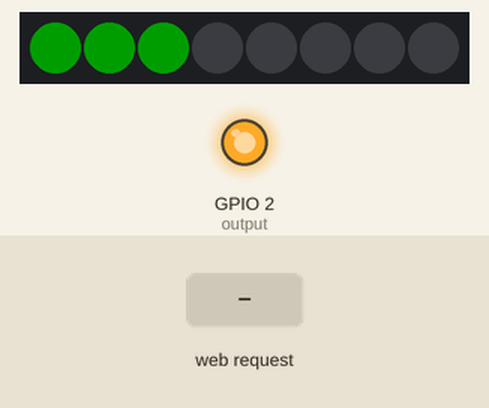
This program was run on a simulated ESP8266 (Wemos D1 mini). On the bench: 8 RGB LEDs in strip order, left to right, output pins drawn as LEDs (lit = HIGH). The inputs (shaded band) are chosen by the test bench. Dim RGB values are drawn brighter than linear; WiFi joins after 1.5 s; servers stay silent unless stated; what the program prints to the serial monitor is not drawn.

Above: at 2.7 s.
2.8 s: HTTP request GET /on received
At 3.4 s:
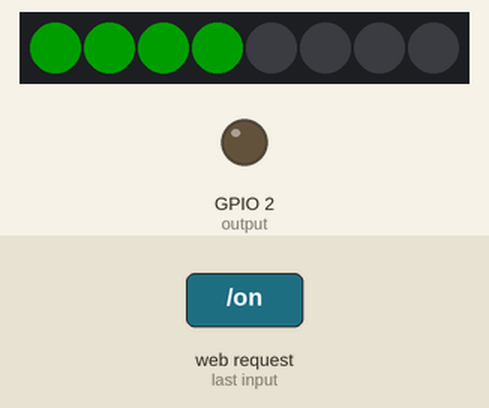
At 5.4 s:
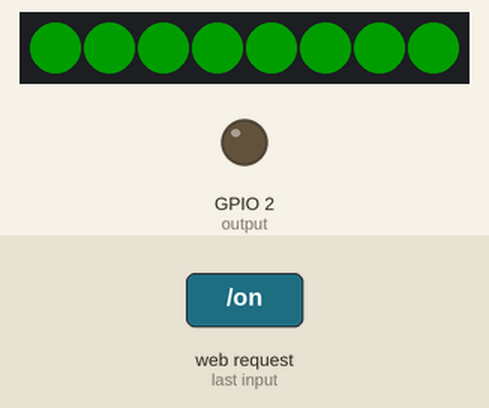
Timing chart, 0 to 11.8 s (numbered marks = the images above; inputs shaded):
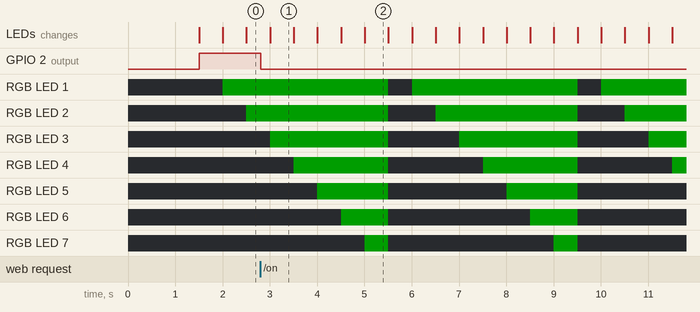

Measured:
- after the input at 2.8 s, GPIO 2 (output): HIGH → LOW at once
- what the display in image 1 shows lasts 0.5 s, from 3.0 s to 3.5 s

The program:

main.cpp
```cpp
/*
  Rui Santos
  Complete project details
   - Arduino IDE: https://RandomNerdTutorials.com/esp8266-nodemcu-ota-over-the-air-arduino/
   - VS Code: https://RandomNerdTutorials.com/esp8266-nodemcu-ota-over-the-air-vs-code/

  This sketch shows a Basic example from the AsyncElegantOTA library: ESP8266_Async_Demo
  https://github.com/ayushsharma82/AsyncElegantOTA
*/

#include <Arduino.h>
#include <ESP8266WiFi.h>
#include <ESPAsyncTCP.h>
#include <ESPAsyncWebServer.h>
#include <AsyncElegantOTA.h>

const char *ssid = "mejsebo1";
const char *password = "byvejen55";

const int output = 2;

#include <Adafruit_NeoPixel.h>
#define RGBPIN 6
#define NUM_LED 8
#define DELAYVAL 500

// Parameter 1 = number of pixels in strip
// Parameter 2 = Arduino pin number (most are valid)
// Parameter 3 = pixel type flags, add together as needed:
//   NEO_KHZ800  800 KHz bitstream (most NeoPixel products w/WS2812 LEDs)
//   NEO_KHZ400  400 KHz (classic 'v1' (not v2) FLORA pixels, WS2811 drivers)
//   NEO_GRB     Pixels are wired for GRB bitstream (most NeoPixel products)
//   NEO_RGB     Pixels are wired for RGB bitstream (v1 FLORA pixels, not v2)
//   NEO_RGBW    Pixels are wired for RGBW bitstream (NeoPixel RGBW products)
Adafruit_NeoPixel strip = Adafruit_NeoPixel(NUM_LED, RGBPIN, NEO_GRB + NEO_KHZ800);


// HTML web page
const char index_html[] PROGMEM = R"rawliteral(
<!DOCTYPE HTML><html>
  <head>
    <title>ESP Pushbutton Web Server</title>
    <meta name="viewport" content="width=device-width, initial-scale=1">
    <style>
      body { font-family: Arial; text-align: center; margin:0px auto; padding-top: 30px;}
      .button {
        padding: 10px 20px;
        font-size: 24px;
        text-align: center;
        outline: none;
        color: #fff;
        background-color: #2f4468;
        border: none;
        border-radius: 5px;
        box-shadow: 0 6px #999;
        cursor: pointer;
        -webkit-touch-callout: none;
        -webkit-user-select: none;
        -khtml-user-select: none;
        -moz-user-select: none;
        -ms-user-select: none;
        user-select: none;
        -webkit-tap-highlight-color: rgba(0,0,0,0);
      }
      .button:hover {background-color: #1f2e45}
      .button:active {
        background-color: #1f2e45;
        box-shadow: 0 4px #666;
        transform: translateY(2px);
      }
    </style>
  </head>
  <body>
    <h1>ESP Pushbutton Web Server</h1>
    <button class="button" onmousedown="toggleCheckbox('on');" ontouchstart="toggleCheckbox('on');" onmouseup="toggleCheckbox('off');" ontouchend="toggleCheckbox('off');">LED PUSHBUTTON</button>
   <script>
   function toggleCheckbox(x) {
     var xhr = new XMLHttpRequest();
     xhr.open("GET", "/" + x, true);
     xhr.send();
   }
  </script>
  </body>
</html>)rawliteral";

void notFound(AsyncWebServerRequest *request)
{
  request->send(404, "text/plain", "Not found");
}

AsyncWebServer server(80);

void setup(void)
{
  Serial.begin(115200);
  WiFi.mode(WIFI_STA);
  WiFi.begin(ssid, password);
  Serial.println("");

  // Wait for connection
  while (WiFi.status() != WL_CONNECTED)
  {
    delay(500);
    Serial.print(".");
  }
  Serial.println("");
  Serial.print("Connected to ");
  Serial.println(ssid);
  Serial.print("IP address: ");
  Serial.println(WiFi.localIP());

  pinMode(output, OUTPUT);
  digitalWrite(output, HIGH);

  strip.begin();
  strip.setBrightness(50);
  strip.show(); // Initialize all pixels to 'off'

  // Send web page to client
  server.on("/", HTTP_GET, [](AsyncWebServerRequest *request)
            { request->send_P(200, "text/html", index_html); });

//  server.on("/", HTTP_GET, [](AsyncWebServerRequest *request)
//            { request->send(200, "text/plain", "Hi! I am ESP8266."); });

  // Receive an HTTP GET request
  server.on("/on", HTTP_GET, [](AsyncWebServerRequest *request)
            {
    digitalWrite(output, LOW);
    request->send(200, "text/plain", "ok"); });

  // Receive an HTTP GET request
  server.on("/off", HTTP_GET, [](AsyncWebServerRequest *request)
            {
    digitalWrite(output, HIGH);
    request->send(200, "text/plain", "ok"); });

  AsyncElegantOTA.begin(&server); // Start ElegantOTA
  server.begin();
  Serial.println("HTTP server started");


}

void loop(void)
{
  strip.clear(); // Set all pixel colors to 'off'

  // The first NeoPixel in a strand is #0, second is 1, all the way up
  // to the count of pixels minus one.
  for (int i = 0; i < NUM_LED; i++)
  { // For each pixel...

    // pixels.Color() takes RGB values, from 0,0,0 up to 255,255,255
    // Here we're using a moderately bright green color:
    strip.setPixelColor(i, strip.Color(0, 150, 0));

    strip.show(); // Send the updated pixel colors to the hardware.

    delay(DELAYVAL); // Pause before next pass through loop
  }
}
```
